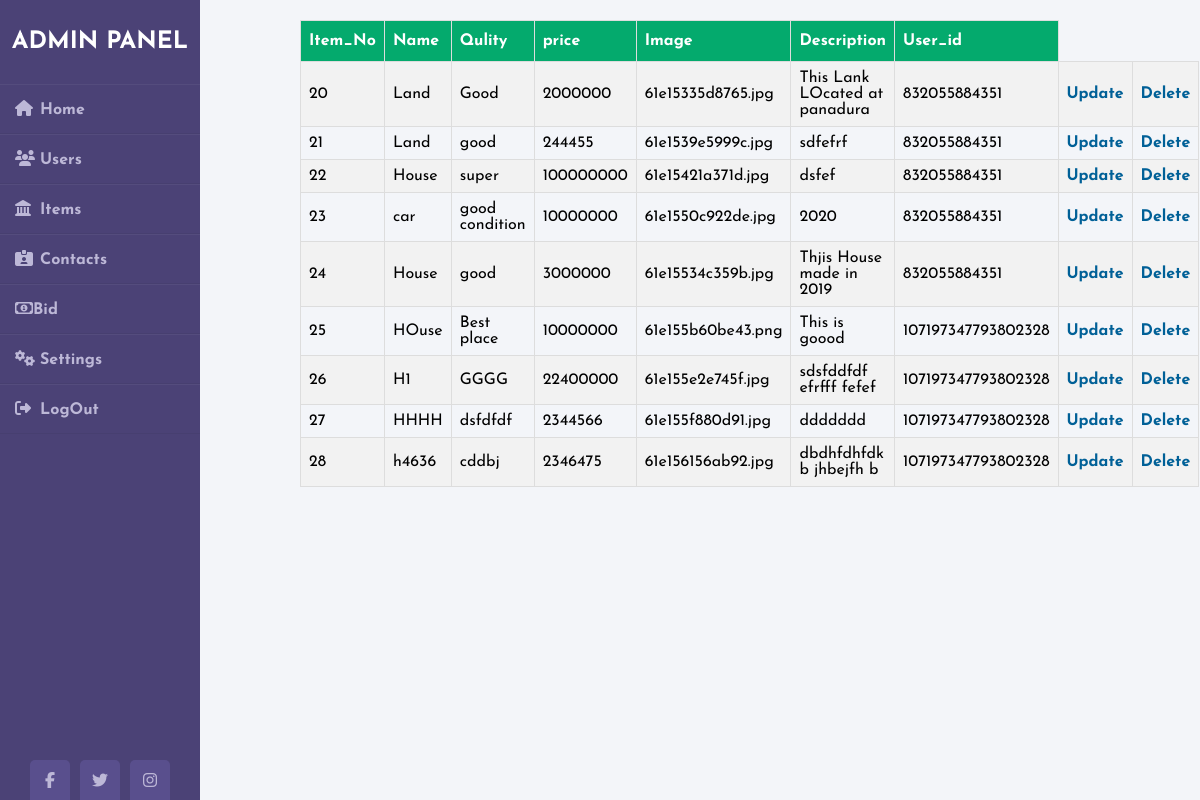
Screenshot of /admin/itemview.php (signed in) with the database file from the repository.
### tables this page shows
CREATE TABLE `item` (
  `item_id` int(11) NOT NULL,
  `name` varchar(50) NOT NULL,
  `image` varchar(75) NOT NULL,
  `qulity` varchar(50) NOT NULL,
  `price` int(11) NOT NULL,
  `description` text NOT NULL,
  `user_id` bigint(20) NOT NULL
);

### admin/itemview.php (the view, shortened to what this page needs)
<?php
	include("connection.php");
  $result = mysqli_query($con,"SELECT * FROM item");
?>
<!DOCTYPE html>
<html>
<head>
	<link rel="stylesheet" href="styles.css">
</head>
<body>
<div class="wrapper">
<?php include 'includes/slidebar.php';?>
<div class="main_content">
<main>
<div class="container">
<?php
if (mysqli_num_rows($result) > 0) {
?>
<div class="tb">
<table id="customers">
	  <tr>
	    <th>Item_No</th>
		<th>Name</th>
		<th>Qulity</th>
		<th>price</th>
		<th>Image</th>
		<th>Description</th>
		<th>User_id</th>
	  </tr>
			<?php
			while($row = mysqli_fetch_array($result)) {
			?>
	  <tr>
	    <td><?php echo $row["item_id"]; ?></td>
		<td><?php echo $row["name"]; ?></td>
		<td><?php echo $row["qulity"]; ?></td>
		<td><?php echo $row["price"]; ?></td>
		<td><?php echo $row["image"]; ?></td>
		<td><?php echo $row["description"]; ?></td>
		<td><?php echo $row["user_id"]; ?></td>
		<td><a href="userupdate.php?id=<?php echo $row["item_id"]; ?>">Update</a></td>
		<td><a href="itemdelete.php?id=<?php echo $row["item_id"]; ?>">Delete</a></td>
      </tr>
			<?php
			}
			?>
</table></div>
 <?php
}
else
{
    echo "No result found";
}
?>
</div></main></div></div>
 </body>
</html>

### admin/styles.css (style rules this page uses)
* { margin: 0; padding: 0; box-sizing: border-box; list-style: none; text-decoration: none; font-family: 'Josefin Sans', sans-serif; }
body { background-color: #f3f5f9; }
.wrapper { display: flex; position: relative; }
.wrapper .main_content { width: 100%; margin-left: 200px; }

### admin/itemview.php (style rules this page uses)
.tb { width: 800px; margin: 20px 0px 60px 100px; left: 0; right: 0; }
a { text-decoration: none; color: #006097; font-weight: bold; }
#customers { font-family: Arial, Helvetica, sans-serif; border-collapse: collapse; width: 100%; }
#customers td, #customers th { border: 1px solid #ddd; padding: 8px; }
#customers tr:nth-child(even) { background-color: #f2f2f2; }
#customers th { padding-top: 12px; padding-bottom: 12px; text-align: left; background-color: #04AA6D; color: white; }

### rows the page displays
item: item_id "20", name "Land", qulity "Good", price "2000000", image "61e15335d8765.jpg", description "This Lank LOcated at panadura", user "832055884351"
item: item_id "21", name "Land", qulity "good", price "244455", image "61e1539e5999c.jpg", description "sdfefrf", user "832055884351"
item: item_id "22", name "House", qulity "super", price "100000000", image "61e15421a371d.jpg", description "dsfef", user "832055884351"
item: item_id "23", name "car", qulity "good condition", price "10000000", image "61e1550c922de.jpg", description "2020", user "832055884351"
item: item_id "24", name "House", qulity "good", price "3000000", image "61e15534c359b.jpg", description "Thjis House made in 2019", user "832055884351"
item: item_id "25", name "HOuse", qulity "Best place", price "10000000", image "61e155b60be43.png", description "This is goood", user "107197347793802328"
item: item_id "26", name "H1", qulity "GGGG", price "22400000", image "61e155e2e745f.jpg", description "sdsfddfdf efrfff fefef", user "107197347793802328"
item: item_id "27", name "HHHH", qulity "dsfdfdf", price "2344566", image "61e155f880d91.jpg", description "ddddddd", user "107197347793802328"
item: item_id "28", name "h4636", qulity "cddbj", price "2346475", image "61e156156ab92.jpg", description "dbdhfdhfdk b jhbejfh b", user "107197347793802328"
